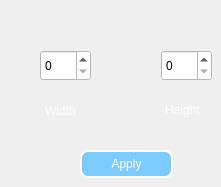
      <widget class="QWidget" name="dimSize">
       <attribute name="title">
        <string>By Dimensions</string>
       </attribute>
       <widget class="QSpinBox" name="spinBoxWidth">
        <property name="geometry">
         <rect>
          <x>40</x>
          <y>50</y>
          <width>51</width>
          <height>31</height>
         </rect>
        </property>
        <property name="styleSheet">
         <string notr="true">background-color: rgb(255, 255, 255)</string>
        </property>
       </widget>
       <widget class="QSpinBox" name="spinBoxHeight">
        <property name="geometry">
         <rect>
          <x>161</x>
          <y>50</y>
          <width>51</width>
          <height>31</height>
         </rect>
        </property>
        <property name="styleSheet">
         <string notr="true">background-color: rgb(255, 255, 255)</string>
        </property>
       </widget>
       <widget class="QLabel" name="label">
        <property name="geometry">
         <rect>
          <x>45</x>
          <y>100</y>
          <width>41</width>
          <height>21</height>
         </rect>
        </property>
        <property name="styleSheet">
         <string notr="true">font: 9pt &quot;MS Shell Dlg 2&quot;;
color: white;
</string>
        </property>
        <property name="text">
         <string>Width</string>
        </property>
       </widget>
       <widget class="QLabel" name="label_2">
        <property name="geometry">
         <rect>
          <x>165</x>
          <y>100</y>
          <width>41</width>
          <height>20</height>
         </rect>
        </property>
        <property name="styleSheet">
         <string notr="true">font: 9pt &quot;MS Shell Dlg 2&quot;;
color: white;
</string>
        </property>
        <property name="text">
         <string>Height</string>
        </property>
       </widget>
       <widget class="QPushButton" name="applyDimSize">
        <property name="geometry">
         <rect>
          <x>80</x>
          <y>150</y>
          <width>93</width>
          <height>28</height>
         </rect>
        </property>
        <property name="styleSheet">
         <string notr="true">background-color: rgb(124, 203, 255);
color: rgb(255, 255, 255);
border-radius: 8px;
border: 2px solid rgb(255, 255, 255);
font: 10pt &quot;MS Sans Serif&quot;;</string>
        </property>
        <property name="text">
         <string>Apply</string>
        </property>
       </widget>
      </widget>
